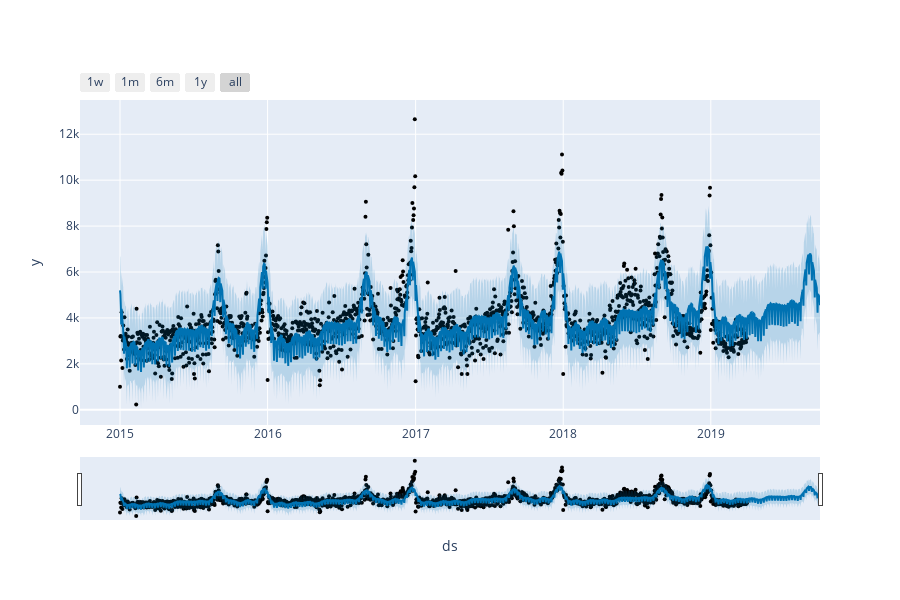

The cell this chart's notebook holds for it:
### Code cell
# interactive display of time series
plot_plotly(model_3, forecast_3)

### Figure 1 — Plotly figure (JSON) as saved in the notebook; plotly's stock layout.template omitted (floating-point values rounded to 4 significant figures; data arrays with more than 128 entries replaced by an {"elided": "..."} marker saying what was removed)
{"data": [{"marker": {"color": "black", "size": 4}, "mode": "markers", "name": "Actual", "type": "scatter", "x": {"elided": "1552 str values"}, "y": {"elided": "1552 float values"}}, {"hoverinfo": "skip", "line": {"width": 0}, "mode": "lines", "type": "scatter", "x": {"elided": "1732 str values"}, "y": {"elided": "1732 float values"}}, {"fill": "tonexty", "fillcolor": "rgba(0, 114, 178, 0.2)", "line": {"color": "#0072B2", "width": 2}, "mode": "lines", "name": "Predicted", "type": "scatter", "x": {"elided": "1732 str values"}, "y": {"elided": "1732 float values"}}, {"fill": "tonexty", "fillcolor": "rgba(0, 114, 178, 0.2)", "hoverinfo": "skip", "line": {"width": 0}, "mode": "lines", "type": "scatter", "x": {"elided": "1732 str values"}, "y": {"elided": "1732 float values"}}], "layout": {"height": 600, "showlegend": false, "width": 900, "xaxis": {"rangeselector": {"buttons": [{"count": 7, "label": "1w", "step": "day", "stepmode": "backward"}, {"count": 1, "label": "1m", "step": "month", "stepmode": "backward"}, {"count": 6, "label": "6m", "step": "month", "stepmode": "backward"}, {"count": 1, "label": "1y", "step": "year", "stepmode": "backward"}, {"step": "all"}]}, "rangeslider": {"visible": true}, "title": {"text": "ds"}, "type": "date"}, "yaxis": {"title": {"text": "y"}}}}
